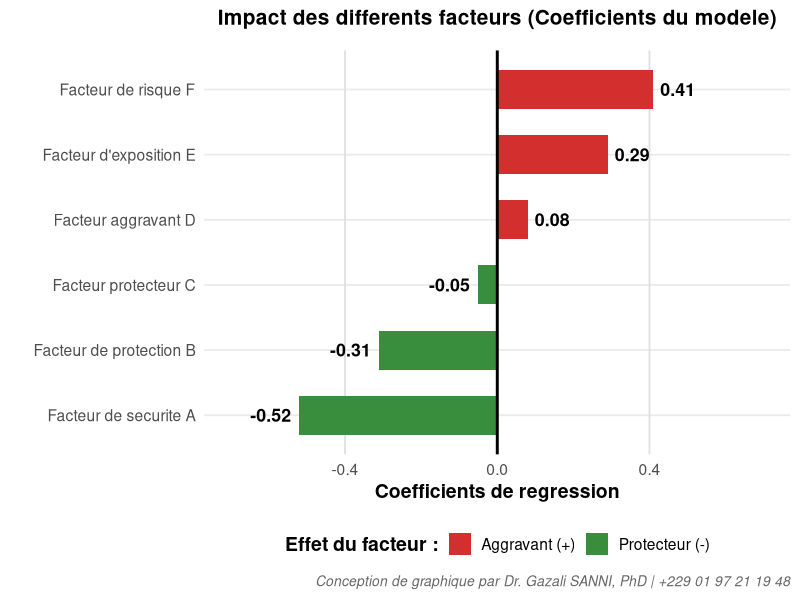
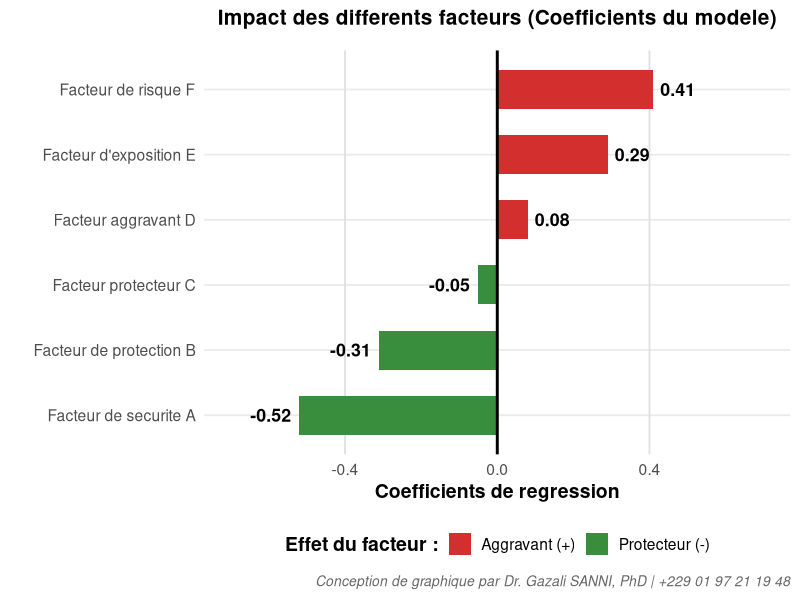

Source code (R) for these figures, in order:
# SCRIPT R : GENERATION D'UN GRAPHIQUE EN TORNADE POUR REGRESSION
# Auteur : Dr. Gazali SANNI, PhD | +229 01 97 21 19 48

# Ce script permet de tracer les coefficients d'un modèle de régression 
# (Logit, Probit, Bêta, etc.) sous forme de graphique en tornade.
# Les facteurs ayant un effet négatif (protecteur) apparaissent à gauche, 
# et les facteurs ayant un effet positif (aggravant) apparaissent à droite.

library(ggplot2)
library(dplyr)

# 1. SAISIE DES DONNEES
df_reg <- data.frame(
  Variable = c("Facteur de securite A", "Facteur de protection B", "Facteur protecteur C", 
               "Facteur aggravant D", "Facteur d'exposition E", "Facteur de risque F"),
  Coefficient = c(-0.520, -0.310, -0.050, 0.080, 0.290, 0.410),
  Effet = c("Protecteur (-)", "Protecteur (-)", "Protecteur (-)", 
            "Aggravant (+)", "Aggravant (+)", "Aggravant (+)")
)

# 2. TRAITEMENT ET TRI DES DONNEES
df_reg$Variable <- factor(df_reg$Variable, levels = df_reg$Variable[order(df_reg$Coefficient)])

# 3. DEFINITION DU THEME ESTHETIQUE
theme_tornade <- function() {
  theme_minimal(base_size = 14) +
    theme(
      plot.title = element_text(face = "bold", size = 15, hjust = 0.5, margin = margin(b = 15)),
      plot.caption = element_text(size = 10, face = "italic", color = "grey40"),
      axis.title = element_text(face = "bold"),
      legend.position = "bottom",
      legend.title = element_text(face = "bold"),
      panel.grid.minor = element_blank(),
      panel.grid.major.x = element_line(color = "#e0e0e0")
    )
}

# 4. CONSTRUCTION DU GRAPHIQUE
graph_tornade <- ggplot(df_reg, aes(x = Variable, y = Coefficient, fill = Effet)) +
  geom_bar(stat = "identity", width = 0.6) +
  geom_text(aes(label = round(Coefficient, 3), 
                hjust = ifelse(Coefficient > 0, -0.2, 1.2)), 
            fontface = "bold", size = 4.5) +
  scale_fill_manual(values = c("Protecteur (-)" = "#388E3C", "Aggravant (+)" = "#D32F2F")) +
  geom_hline(yintercept = 0, color = "black", linewidth = 1) +
  labs(
    title = "Impact des differents facteurs (Coefficients du modele)",
    x = "",
    y = "Coefficients de regression",
    fill = "Effet du facteur :",
    caption = "Conception de graphique par Dr. Gazali SANNI, PhD | +229 01 97 21 19 48"
  ) +
  coord_flip() +
  scale_y_continuous(limits = c(-0.7, 0.7)) +
  theme_tornade()

# 5. AFFICHAGE ET EXPORTATION
print(graph_tornade)

ggsave("Post_01_Tornade_Vulnerabilite.png", plot = graph_tornade, width = 10, height = 5, dpi = 300)
print("Graphique genere et exporte avec succes sous le nom 'Post_01_Tornade_Vulnerabilite.png'.")
